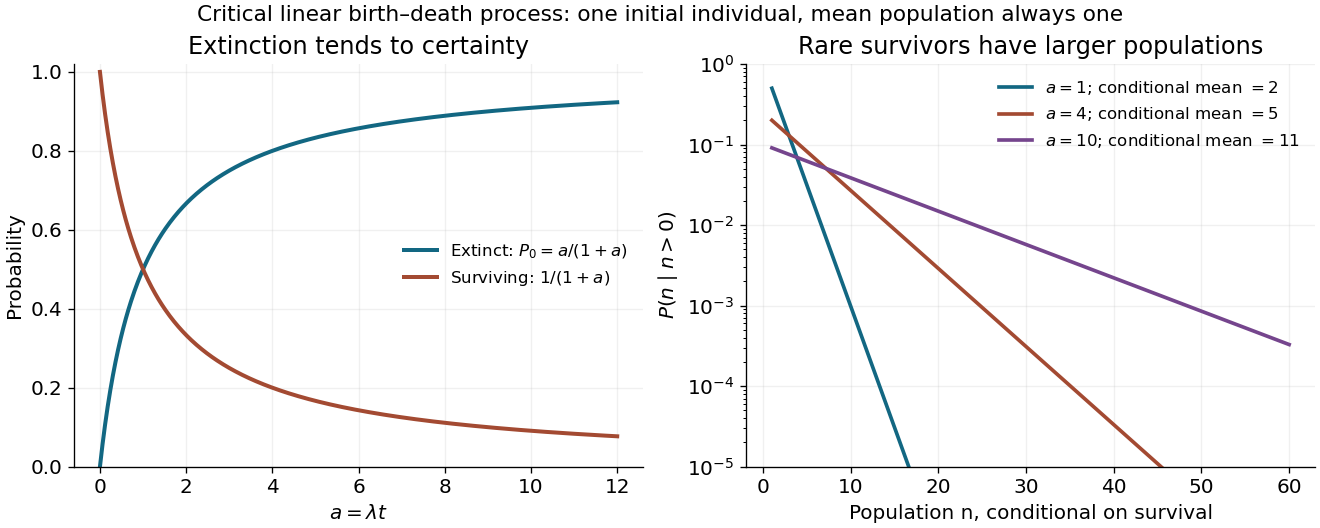

Reproduce this figure in Python.
"""Critical birth-death law and its survival bias; Python 3.14/numpy/matplotlib."""
from pathlib import Path
import numpy as np
import matplotlib
matplotlib.use('Agg')
import matplotlib.pyplot as plt
plt.rcParams.update({'font.size':12,'axes.spines.top':False,'axes.spines.right':False})
fig,axs=plt.subplots(1,2,figsize=(11,4.4),layout='constrained',facecolor='white')
a=np.linspace(0,12,601)
axs[0].plot(a,a/(1+a),lw=2.4,color='#126782',label=r'Extinct: $P_0=a/(1+a)$')
axs[0].plot(a,1/(1+a),lw=2.4,color='#a34a32',label=r'Surviving: $1/(1+a)$')
axs[0].set(xlabel=r'$a=\lambda t$',ylabel='Probability',ylim=(0,1.02),title='Extinction tends to certainty')
axs[0].legend(frameon=False,loc='center right',fontsize=10)
n=np.arange(1,61)
for aa,col in [(1,'#126782'),(4,'#a34a32'),(10,'#75458d')]:
 prob=(aa/(1+aa))**(n-1)/(1+aa)
 axs[1].semilogy(n,prob,lw=2.2,color=col,label=rf'$a={aa}$; conditional mean $={1+aa}$')
axs[1].set(xlabel='Population n, conditional on survival',ylabel=r'$P(n\mid n>0)$',ylim=(1e-5,1),title='Rare survivors have larger populations')
axs[1].legend(frameon=False,fontsize=10)
for ax in axs:ax.grid(alpha=.18);ax.set_facecolor('white')
fig.suptitle('Critical linear birth–death process: one initial individual, mean population always one',fontsize=13)
fig.savefig(Path.cwd()/Path(__file__).with_suffix('.png').name,dpi=120,facecolor='white',transparent=False,metadata={'Software':'Matplotlib'})
plt.close(fig)
